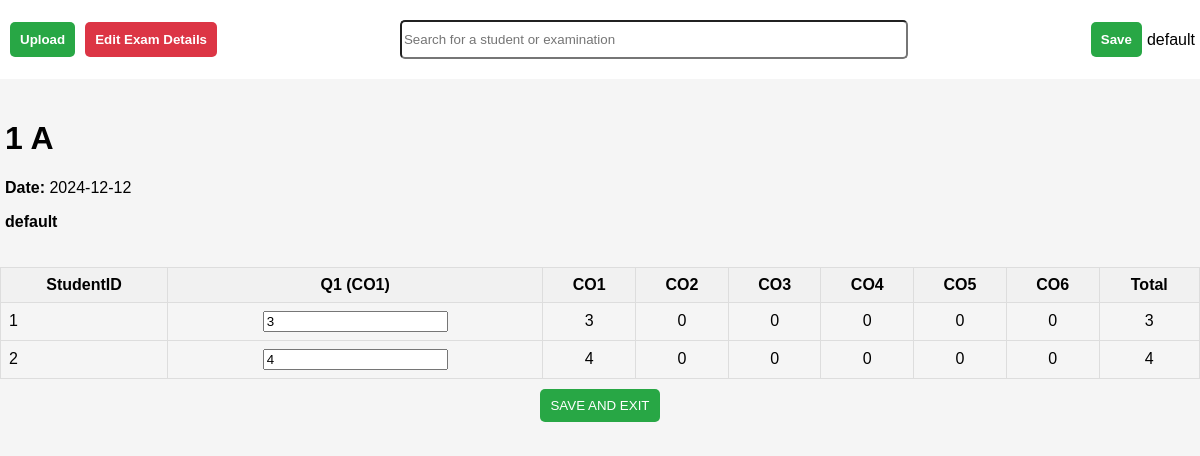
Page /landingPage/examEdit?examID=1 (signed in) on the committed database.
### application/model.py (models this page shows, shortened)
class Faculty(db.Model):
    __tablename__ = 'faculty'
    id = db.Column(db.Integer, primary_key=True, autoincrement=True)
    stream_id = db.Column(db.Integer, db.ForeignKey('stream.id'), nullable=False)
    name = db.Column(db.String, nullable=False)
    passcode = db.Column(db.String, nullable=False)
    stream = db.relationship('Stream', back_populates='faculty')

class Exam(db.Model):
    __tablename__ = 'exam'
    id = db.Column(db.Integer, primary_key=True, autoincrement=True)
    year = db.Column(db.Integer, nullable=False)
    name = db.Column(db.String,nullable=False)
    date = db.Column(db.Date,nullable=False)
    courseID = db.Column(db.String,nullable = False)
    section = db.Column(db.String, nullable=False)
    faculty_id = db.Column(db.Integer, db.ForeignKey('faculty.id'), nullable=False)
    max_marks = db.Column(db.Integer, nullable=False)
    co1 = db.Column(db.Integer, nullable=True)
    co2 = db.Column(db.Integer, nullable=True)
    co3 = db.Column(db.Integer, nullable=True)
    co4 = db.Column(db.Integer, nullable=True)
    co5 = db.Column(db.Integer, nullable=True)
    co6 = db.Column(db.Integer, nullable=True)

class Question(db.Model):
    __tablename__ = 'questions'
    id = db.Column(db.Integer, primary_key=True, autoincrement=True)
    exam_id = db.Column(db.Integer, db.ForeignKey('exam.id'), nullable=False)
    co = db.Column(db.Integer, nullable=False)
    marks = db.Column(db.Integer,nullable = False)

class Answer(db.Model):
    __tablename__ = 'answer'
    id = db.Column(db.Integer, primary_key=True, autoincrement=True)
    question_id = db.Column(db.Integer, nullable=False)
    exam_id = db.Column(db.Integer,nullable = False)
    student_id = db.Column(db.Integer, nullable=False)
    marks = db.Column(db.Integer,nullable = False)

### application/routes.py (the view)
@app.route("/landingPage/examEdit", methods=['GET'])
def examEdit():
    examID = request.args.get('examID')
    exam = Exam.query.filter_by(id=examID).first()
    faculty_id = session['faculty_id']
    faculty = Faculty.query.filter_by(id=faculty_id).first()
    stream = Stream.query.filter_by(id=faculty.stream_id).first()
    teaches = Teaches.query.filter_by(faculty_id=faculty_id, year=exam.year, section=exam.section).first()
    course = Course.query.filter_by(course_id=exam.courseID).first()
    students = Student.query.filter_by(year=exam.year, section=exam.section, stream_id=stream.id).all()
    student_answers = []
    for student in students:
        answers = Answer.query.filter_by(student_id=student.id, exam_id=exam.id).all()
        student_answers_entry = {
            'studentID': student.id,
            'answers': answers,
            'co1': 0,
            'co2': 0,
            'co3': 0,
            'co4': 0,
            'co5': 0,
            'co6': 0,
            'questions': {answer.question_id: answer.marks for answer in answers}
        }
        for answer in answers:
            question = Question.query.filter_by(id=answer.question_id).first()
            student_answers_entry[f'co{question.co}'] += answer.marks
        student_answers.append(student_answers_entry)
    questions = Question.query.filter_by(exam_id=exam.id).all()
    print(exam.id)
    return render_template('entermarks.html', facultyName=faculty.name, exam=exam, students=student_answers, questions=questions)

### templates/entermarks.html (shortened to what this page needs)
<!DOCTYPE html>
<html lang="en">
<head>
    <link rel="stylesheet" href="style.css">
</head>
<body>
<div class="container">
    <div class="top-bar">
        <div class="top-bar-left">
            <button class="upload-btn">Upload</button>
            <button class="edit-btn">Edit Exam Details</button>
        </div>
        <input type="number" class="search-bar" placeholder="Search for a student or examination">
        <div class="top-bar-right">
            <button class="upload-btn">Save</button>
            <span>{{facultyName}}</span>
        </div>
    </div>
    <div class="exam-header">
        <div class="exam-details">
            <h1>{{exam.year}} {{exam.section}}</h1>
            <p><strong>Date:</strong> {{exam.date}}</p>
            <p><strong>{{exam.name}}</strong></p>
        </div>
    </div>
    <form id="marks-form" action="/save_marks" method="POST">
        <div class="table-container">
            <table>
                <thead>
                    <tr>
                        <th>StudentID</th>
                        {% for question in questions %}
                            <th>Q{{ question.id }} (CO{{ question.co }})</th>
                        {% endfor %}
                        <th>CO1</th>
                        <th>CO2</th>
                        <th>CO3</th>
                        <th>CO4</th>
                        <th>CO5</th>
                        <th>CO6</th>
                        <th>Total</th>
                    </tr>
                </thead>
                <tbody>
                    {% for student in students %}
                    <tr>
                        <td class="student-id">
                            {{ student.studentID }}
                        </td>
                        {% for question in questions %}
                            <td>
                                <input type="number"
                                    name="marks[]"
                                    value="{{ student.questions.get(question.id, 0) }}"
                                    oninput="updateCOsAndTotal(this, {{ question.co }} , '{{ question.id }}', '{{ student.studentID }}')"
                                    class="question-input"
                                    data-co="{{ question.co }}"
                                    data-student-id="{{ student.studentID }}"
                                    data-question-id="{{ question.id }}">
                            </td>
                        {% endfor %}
                        <td><span class="co" data-co="1">{{ student.co1 }}</span></td>
                        <td><span class="co" data-co="2">{{ student.co2 }}</span></td>
                        <td><span class="co" data-co="3">{{ student.co3 }}</span></td>
                        <td><span class="co" data-co="4">{{ student.co4 }}</span></td>
                        <td><span class="co" data-co="5">{{ student.co5 }}</span></td>
                        <td><span class="co" data-co="6">{{ student.co6 }}</span></td>
                        <td><span class="total">{{ student.co1 + student.co2 + student.co3 + student.co4 + student.co5 + student.co6 }}</span></td>
                    </tr>
                    {% endfor %}
                </tbody>
            </table>
        </div>
        <div class="save-exit-btn">
            <button type="submit" class="upload-btn">SAVE AND EXIT</button>
        </div>
    </form>
</div>
</body>
</html>

### static/style.css (style rules this page uses)
body { font-family: Arial, sans-serif; margin: 0; padding: 0; background-color: #f5f5f5; }
.container { background-color: #f5f5f5 ; }
.top-bar { display: flex; justify-content: space-between; align-items: center; padding: 20px 5px; background-color:white; }
.top-bar-left { display: flex; justify-content: space-between; align-items: start; }
.top-bar-right { display: flex; justify-content: space-between; text-align: center; align-items: center; }
.top-bar button, .save-btn { height:35px; border: none; border-radius: 5px; cursor: pointer; font-weight: bold; }
.upload-btn { background-color: #28a745; color: white; border-radius: 5px; margin-left: 5px; margin-right: 5px; height: 33px; border: none; max-width: 250px; padding: 0px 10px 0px 10px; }
.edit-btn { background-color: #dc3545; color: white; border-radius: 5px; margin-left: 5px; margin-right: 5px; height: 33px; border: none; max-width: 250px; padding: 0px 10px 0px 10px; }
.exam-header { display: flex; justify-content: space-between; align-items: center; padding: 0px 5px ; }
.search-bar { height:33px; width: 500px; border-radius: 5px; }
.exam-details { margin: 20px 0; }
.table-container { overflow : auto; }
table { width: 100%; border-collapse: collapse; text-align: center; }
table th, table td { padding: 8px; border: 1px solid #ddd; }
table th { background-color: #f1f1f1; }
.student-id, .student-name { width: 150px; text-align: left; }
.save-exit-btn { text-align: center; height: 40px; align-items: center; margin-top: 10px; border: none; }

### templates/entermarks.html (style rules this page uses)
body { font-family: Arial, sans-serif; margin: 0; padding: 0; background-color: #f5f5f5; }
.container { background-color: #f5f5f5; }
.top-bar { display: flex; justify-content: space-between; align-items: center; padding: 20px 5px; background-color: white; }
.top-bar-left { display: flex; justify-content: space-between; align-items: start; }
.top-bar-right { display: flex; justify-content: space-between; text-align: center; align-items: center; }
.top-bar button, .save-btn { height: 35px; border: none; border-radius: 5px; cursor: pointer; font-weight: bold; }
.upload-btn { background-color: #28a745; color: white; border-radius: 5px; margin-left: 5px; margin-right: 5px; height: 33px; border: none; max-width: 250px; padding: 0px 10px 0px 10px; }
.edit-btn { background-color: #dc3545; color: white; border-radius: 5px; margin-left: 5px; margin-right: 5px; height: 33px; border: none; max-width: 250px; padding: 0px 10px 0px 10px; }
.exam-header { display: flex; justify-content: space-between; align-items: center; padding: 0px 5px; }
.search-bar { height: 33px; width: 500px; border-radius: 5px; }
.exam-details { margin: 20px 0; }
.table-container { overflow: auto; }
table { width: 100%; border-collapse: collapse; text-align: center; }
table th, table td { padding: 8px; border: 1px solid #ddd; }
table th { background-color: #f1f1f1; }
.student-id, .student-name { width: 150px; text-align: left; }
.save-exit-btn { text-align: center; height: 40px; align-items: center; margin-top: 10px; border: none; }

### rows in the picture
Faculty: name "default"
Exam: year "1", section "A", date "2024-12-12", name "default"
Question: id "1", co "1", co "3", co "4"
Answer: studentID "1", co1 "3", co2 "0", co3 "0", co4 "0", co5 "0", co6 "0", marks "3"
Answer: studentID "2", co1 "4", co2 "0", co3 "0", co4 "0", co5 "0", co6 "0", marks "4"
